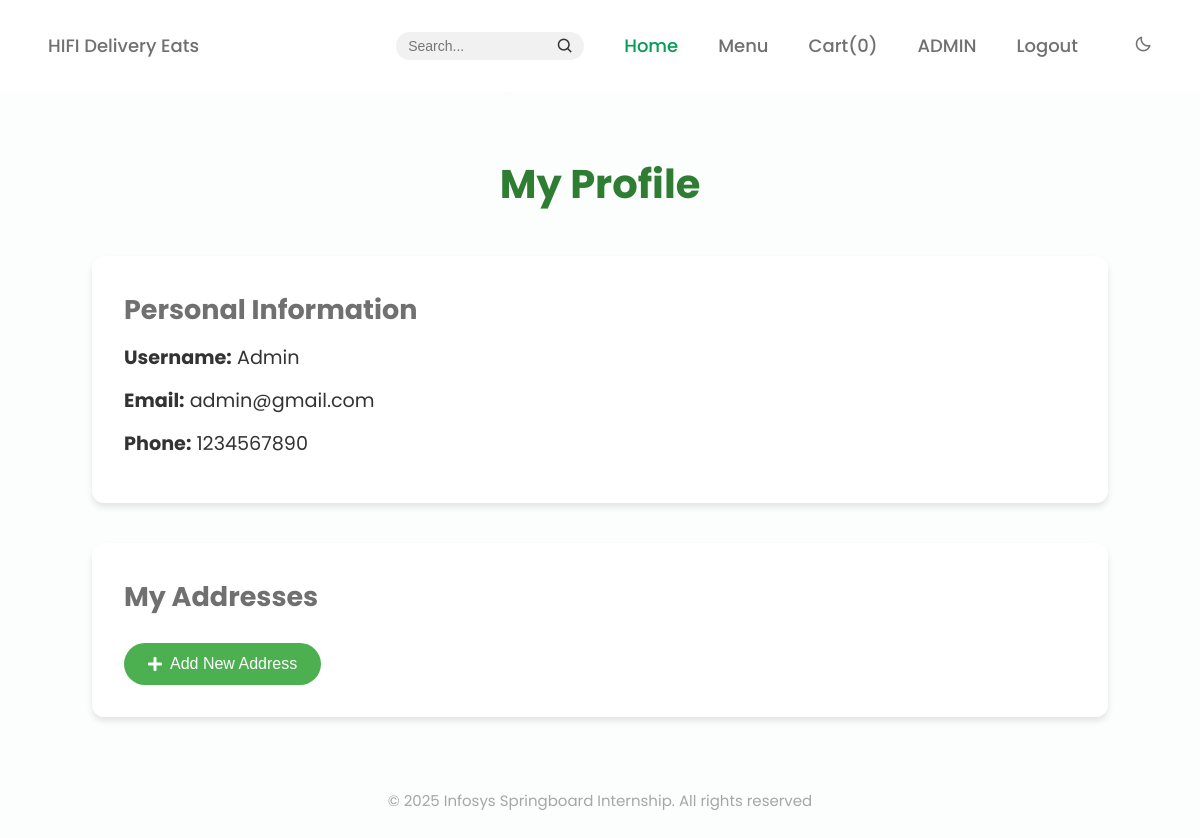
/user/profile (signed in), run on the app's committed database.
### models.py (models this page shows, shortened)
class BaseModel(db.Model):
    __abstract__ = True
    PREFIX = None  # each child model must set this

class Admin(UserMixin, BaseModel):
    __tablename__ = 'admin'
    PREFIX = 'A'
    admin_id = db.Column(db.String(10), primary_key=True)
    username = db.Column(db.String(100))
    email = db.Column(db.String(100), unique=True)
    password = db.Column(db.String(100), nullable=False)
    phone = db.Column(db.Integer, unique=True, nullable=False)

### routes/customer_routes.py (the view)
    @app.route('/user/profile')
    @login_required
    def customer():
        cart_count = get_the_cart_count()
        return render_template('user/profile.html', user=current_user,cart_count=cart_count)

### templates/user/profile.html (shortened to what this page needs)
{% extends "index.html" %} {% block title %}My Profile{% endblock %} {% block
css %} {{ super() }}
<link
  rel="stylesheet"
  href="{{ url_for('static', filename='css/user/profile.css') }}"
/>
<link
  rel="stylesheet"
  href="https://cdnjs.cloudflare.com/ajax/libs/font-awesome/5.15.4/css/all.min.css"
/>
{% endblock css %} {% block content %}
<div class="profile-container">
  <div class="profile-header">
    <h1>My Profile</h1>
  </div>
  <div class="profile-section user-details">
    <h2>Personal Information</h2>
    <div class="user-info">
      <p><strong>Username:</strong> {{ current_user.username }}</p>
      <p><strong>Email:</strong> {{ current_user.email }}</p>
      <p><strong>Phone:</strong> {{ current_user.phone }}</p>
    </div>
  </div>
  <div class="profile-section addresses">
    <h2>My Addresses</h2>
    <button id="btn-add-address" class="btn-primary">
      <i class="fas fa-plus"></i> Add New Address
    </button>
  </div>
</div>
{% endblock %}

### templates/index.html (shortened to what this page needs)
<!DOCTYPE html>
<html lang="en">
<head>
    {% block css %}
    <link rel="stylesheet" href="/css/index.css" />
    {% endblock css %}
    <link href="https://cdn.jsdelivr.net/npm/boxicons@2.0.5/css/boxicons.min.css" rel="stylesheet" />
</head>
<body>
    {%block nav_bar%}
    <header class="l-header" id="header">
        <nav class="nav bd-container">
            <a href="{{ url_for('index') }}" class="nav__logo">HIFI Delivery Eats</a>
            <div class="nav__menu" id="nav-menu">
                <ul class="nav__list">
                    <li class="nav__item">
                        <form class="search-form">
                            <input type="text" class="search-input" placeholder="Search..." aria-label="Search" />
                            <button type="submit" class="search-button">
                                <i class="bx bx-search"></i>
                            </button>
                        </form>
                    </li>
                    <li class="nav__item">
                        <a href="{{ url_for('index') }}" class="nav__link active-link">Home</a>
                    </li>
                    <li class="nav__item">
                        <a href="{{ url_for('show_menu') }}" class="nav__link">Menu</a>
                    </li>
                    <li class="nav__item">
                        <a href="{{ url_for('order') }}" class="nav__link">
                            Cart(<span class="nav__cart-count">{{cart_count}}</span>)
                        </a>
                    </li>
                    {% if user %}
                    <li class="nav__item">
                        <a href="{{ url_for('customer') }}" class="nav__link">
                            {{ user.username.split()[0] | upper }}
                        </a>
                    </li>
                    <li class="nav__item">
                        <a href="{{ url_for('logout') }}" class="nav__link">Logout</a>
                    </li>
                    {% else %}
                    <li class="nav__item">
                        <a href="/signin" class="nav__link">Sign In</a>
                    </li>
                    {% endif %}
                    <li class="nav__item">
                        <i class="bx bx-moon change-theme" id="theme-button"></i>
                    </li>
                </ul>
            </div>
        </nav>
    </header>
    {% endblock nav_bar %}
    <main class="l-main">{% block content %}{% endblock content %}</main>
    <footer class="footer section bd-container">
        <p class="footer__copy">
            © 2025 Infosys Springboard Internship. All rights reserved
        </p>
    </footer>
</body>
</html>

### static/css/index.css (style rules this page uses)
:root { --header-height: 3rem; --first-color: #069c54; --first-color-alt: #048654; --title-color: #393939; --text-color: #707070; --text-color-light: #a6a6a6; --body-color: #fbfefd; --container-color: #ffffff; --body-font: "Poppins", sans-serif; --biggest-font-size: 2.25rem; --h1-font-size: 1.5rem; --h2-font-size: 1.25rem; --h3-font-size: 1rem; --normal-font-size: 0.938rem; --small-font-size: 0.813rem; --smaller-font-size: 0.75rem; --font-medium: 500; --font-semi-bold: 600; --mb-1: 0.5rem; --mb-2: 1rem; --mb-3: 1.5rem; --mb-4: 2rem; --mb-5: 2.5rem; --mb-6: 3rem; --z-tooltip: 10; --z-fixed: 100; }
@media screen and (min-width: 768px) { :root { --biggest-font-size: 4.5rem; --h1-font-size: 2.75rem; --h2-font-size: 2rem; --h3-font-size: 1.5rem; --normal-font-size: 1.125rem; --small-font-size: 0.938rem; --smaller-font-size: 0.813rem; } }
html { scroll-behavior: smooth; }
body { margin: var(--header-height) 0 0 0; font-family: var(--body-font); font-size: var(--normal-font-size); background-color: var(--body-color); color: var(--text-color); line-height: 1.6; }
h1, h2, h3, p, ul { margin: 0; }
ul { padding: 0; list-style: none; }
a { text-decoration: none; }
.section { padding-bottom: 2rem; }
.bd-container { max-width: 960px; width: calc(100% - 2rem); margin-left: var(--mb-2); margin-right: var(--mb-2); }
.l-header { width: 100%; position: fixed; top: 0; left: 0; z-index: var(--z-fixed); background: linear-gradient(to bottom, rgba(255, 255, 255, 0.95), rgba(255, 255, 255, 0.85)); }
.l-main { padding-top: calc(var(--header-height) + 1.5rem); }
.nav { max-width: 92%; margin: 10px; height: var(--header-height); display: flex; justify-content: space-between; align-items: center; }
.nav__item { margin-bottom: var(--mb-2); }
.nav__link, .nav__logo, .nav__toggle { color: var(--text-color); font-weight: var(--font-medium); }
.nav__link { transition: 0.3s; }
.active-link { color: var(--first-color); }
@media screen and (min-width: 768px) { body { margin: 0; } }
@media screen and (min-width: 768px) { .section { padding-top: 1rem; } }
@media screen and (min-width: 768px) { .nav { height: calc(var(--header-height) + 1.5rem); } }
@media screen and (min-width: 768px) { .nav__list { display: flex; } }
@media screen and (min-width: 768px) { .nav__item { margin-left: var(--mb-5); margin-bottom: 0; } }
@media screen and (min-width: 768px) { .change-theme { position: initial; margin-left: var(--mb-2); } }
@media screen and (min-width: 960px) { .bd-container { margin-left: auto; margin-right: auto; } }
.search-form { display: flex; align-items: center; background-color: #f1f1f1; border-radius: 25px; padding: 5px 10px; }
.search-input { border: none; outline: none; background: transparent; font-size: 14px; width: 150px; transition: width 0.3s ease; }
.search-button { background: none; border: none; cursor: pointer; padding: 0; display: flex; align-items: center; justify-content: center; }
.search-button i { font-size: 18px; color: #333; }
.footer__copy { text-align: center; font-size: var(--small-font-size); color: var(--text-color-light); margin-top: 1rem; }

### static/css/user/profile.css (style rules this page uses)
.profile-container { max-width: 90%; margin: 5rem 0 0 5%; padding: 0 2rem; max-height: auto; overflow-y: auto; border-radius: 12px; scrollbar-width: none; -ms-overflow-style: none; }
.profile-header { margin-bottom: 2.5rem; text-align: center; }
.profile-header h1 { color: #2e7d32; font-size: 2.5rem; margin-bottom: 1rem; }
.profile-section { background: #ffffff; border-radius: 12px; padding: 2rem; margin-bottom: 2.5rem; box-shadow: 0 4px 6px rgba(0, 0, 0, 0.1); transition: transform 0.2s ease; }
.user-info p { margin: 0.75rem 0; font-size: 1.2rem; color: #333; }
.btn-primary { background: #4caf50; color: #ffffff; border: none; padding: 0.75rem 1.5rem; border-radius: 25px; cursor: pointer; font-size: 1rem; display: inline-flex; align-items: center; gap: 0.5rem; transition: all 0.3s ease; }

### data on the page
Admin: username "ADMIN", username "Admin", email "admin@gmail.com", phone "1234567890"

### other printed values
{{ cart_count }} "0"
